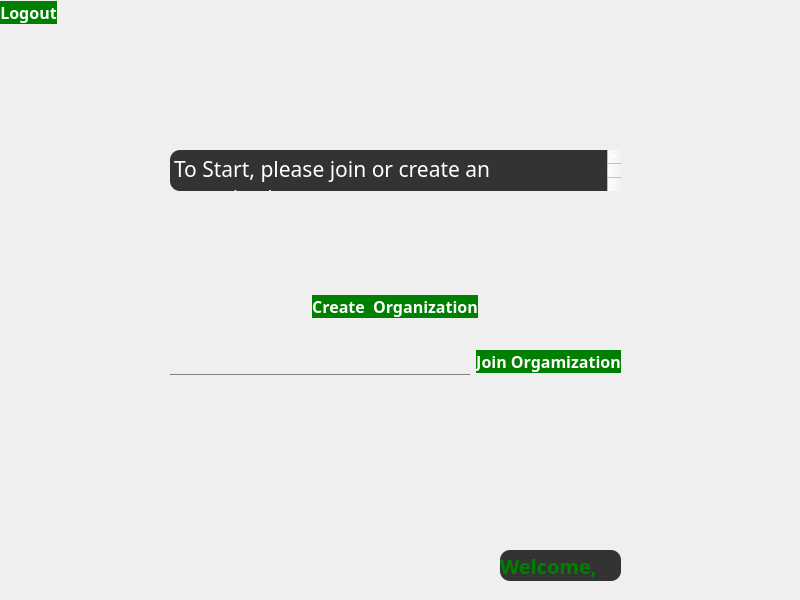
<?xml version="1.0" encoding="UTF-8"?>
<ui version="4.0">
 <class>FirstLoginWindow</class>
 <widget class="QWidget" name="FirstLoginWindow">
  <property name="geometry">
   <rect>
    <x>0</x>
    <y>0</y>
    <width>800</width>
    <height>600</height>
   </rect>
  </property>
  <property name="windowTitle">
   <string>Form</string>
  </property>
  <property name="styleSheet">
   <string notr="true">*{
	font-family:century gothic;
	color:white;
}

QFrame
{
	font-family:century gothic;
	font-size:20px;
	font:bold;
	background:#333;
	border-radius:10px;
}

QPushButton
{
	color:white;
	font:bold;
	font-size:16px;
	background:green;
	border-radius:15px;
}
QToolButton
{
	background:green;
	border-radius:60px;
}
QLabel
{
	color:green;
}
QLineEdit
{
	background:transparent;
	border:none;
	border-bottom: 1px solid grey;
	color:grey;
	font-size: 16px;
}</string>
  </property>
  <widget class="QTextEdit" name="textEdit">
   <property name="enabled">
    <bool>false</bool>
   </property>
   <property name="geometry">
    <rect>
     <x>170</x>
     <y>150</y>
     <width>451</width>
     <height>41</height>
    </rect>
   </property>
   <property name="html">
    <string>&lt;!DOCTYPE HTML PUBLIC &quot;-//W3C//DTD HTML 4.0//EN&quot; &quot;http://www.w3.org/TR/REC-html40/strict.dtd&quot;&gt;
&lt;html&gt;&lt;head&gt;&lt;meta name=&quot;qrichtext&quot; content=&quot;1&quot; /&gt;&lt;meta charset=&quot;utf-8&quot; /&gt;&lt;style type=&quot;text/css&quot;&gt;
p, li { white-space: pre-wrap; }
hr { height: 1px; border-width: 0; }
li.unchecked::marker { content: &quot;\2610&quot;; }
li.checked::marker { content: &quot;\2612&quot;; }
&lt;/style&gt;&lt;/head&gt;&lt;body style=&quot; font-family:'century gothic'; font-size:20px; font-weight:700; font-style:normal;&quot;&gt;
&lt;p style=&quot; margin-top:0px; margin-bottom:0px; margin-left:0px; margin-right:0px; -qt-block-indent:0; text-indent:0px;&quot;&gt;&lt;span style=&quot; font-family:'Segoe UI'; font-size:16pt; font-weight:400;&quot;&gt;To Start, please join or create an organization&lt;/span&gt;&lt;/p&gt;&lt;/body&gt;&lt;/html&gt;</string>
   </property>
  </widget>
  <widget class="QWidget" name="verticalLayoutWidget">
   <property name="geometry">
    <rect>
     <x>170</x>
     <y>270</y>
     <width>451</width>
     <height>131</height>
    </rect>
   </property>
   <layout class="QVBoxLayout" name="verticalLayout">
    <item alignment="Qt::AlignHCenter">
     <widget class="QPushButton" name="PBcreateOrganization">
      <property name="text">
       <string>Create  Organization</string>
      </property>
     </widget>
    </item>
    <item>
     <layout class="QHBoxLayout" name="horizontalLayout_2">
      <item>
       <widget class="QLineEdit" name="LEorganizationCode"/>
      </item>
      <item alignment="Qt::AlignRight">
       <widget class="QPushButton" name="PBjoinOrganization">
        <property name="text">
         <string>Join Orgamization</string>
        </property>
       </widget>
      </item>
     </layout>
    </item>
   </layout>
  </widget>
  <widget class="QWidget" name="horizontalLayoutWidget">
   <property name="geometry">
    <rect>
     <x>0</x>
     <y>0</y>
     <width>801</width>
     <height>26</height>
    </rect>
   </property>
   <layout class="QHBoxLayout" name="horizontalLayout">
    <item alignment="Qt::AlignLeft">
     <widget class="QPushButton" name="PBlogout">
      <property name="text">
       <string>Logout</string>
      </property>
     </widget>
    </item>
   </layout>
  </widget>
  <widget class="QLabel" name="Lwelcome">
   <property name="geometry">
    <rect>
     <x>500</x>
     <y>550</y>
     <width>121</width>
     <height>31</height>
    </rect>
   </property>
   <property name="text">
    <string>Welcome,</string>
   </property>
  </widget>
 </widget>
 <resources/>
 <connections/>
</ui>
